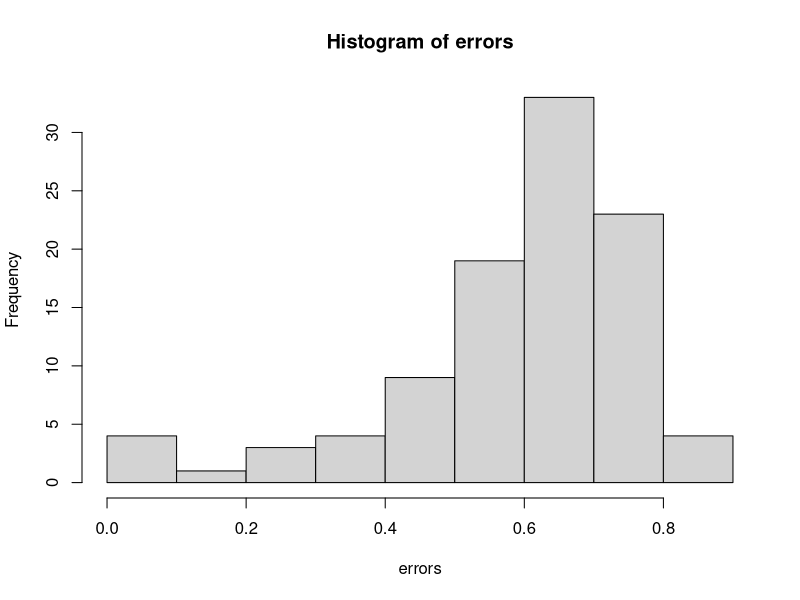

Reproduce this figure in R. (Note: a time limit stopped this script after it produced the figure.)
#Libraries ----
library(dplyr)
library(ggplot2)
library(tidyr)
library(data.table)

#Options ----
options(scipen = 99)
population_sizes <- 10^(1:10)
groups <- 1:5
max_error <- c(10^(c(-5:-1)), 0.05)
subsample_size <- c(0.000001, 0.00001, 0.0001, 0.001, 0.01, 0.1, 1)
count <- c(10, 100, 10^3, 10^4, 10^5, 10^6) #Probably decrease the size here. 

#template df ----
data <- tibble(
    class_num = numeric(),
    subsample_size = numeric(),
    sample_count = numeric(),
    error = numeric()
)

#functions ----

finite_corrected_eq <- function(pop_size, uncorrected){
  round(pop_size * uncorrected / (uncorrected + pop_size - 1), 0)
} 

uncorrected_eq <- function(confidence = 0.95, groups = 1, expected_p = 0.5, max_error = 0.05){
  critical_val = qnorm(p=(1-confidence^(1/groups))/2) # The group root is a new thing here. 
  round(critical_val^2*expected_p*(1-expected_p)/max_error^2, 0)
}

boot_mean_error_class_num <- function(sample_subsample_size, sample_count, classes){
    #Disallow sample count to if(sample_count < sample_classes)
    #Disallow sample round(sample_subsample_size*sample_count, 0) < 1)
    #prob = c(0.5, 0.2, rep(0.3/8, 8)) if I add this to the first sample argument, we get a less conservative estimate, the errors go down. I think it is because you are less likely to mess up a skewed distribution than a uniform one. 
    
    b = 100 #Changing b doesn't do much, probably more accurate with larger number but this will save time while in dev mode.
    error <- numeric(length = b)
    
    for(n in 1:b){
        sample_classes <- classes    #Sample classes must be greater than 1 but less than 20
        particle_categories <- 1:sample_classes
        
        #Add gausian distribution to classes
        #values <- rnorm(n = length(particle_categories), mean = 10, sd = 1)
        #Or can swap for a poison distribution
        values <- rpois(n = length(particle_categories), lambda = 1) + 1
        weights <- values/sum(values)
        
        #Simulation
        particles <- sample(particle_categories, size = sample_count, prob = weights, replace = T) #could add weights to this so that 1 or two of them always have a big sway. But we dont know that for sure yet.
        
        subsetparticles <- sample(particles, size = sample_subsample_size)
        
        #Difference Metric
        error[n] <- as.data.frame(table(particles)/length(particles)) %>%
            dplyr::rename(subsetparticles = particles) %>%
            left_join(as.data.frame(table(subsetparticles)/length(subsetparticles)) %>%
                          dplyr::rename(Freq2 = Freq)) %>%
          dplyr::mutate(difference = Freq - Freq2) %>%
          dplyr::mutate(difference = ifelse(is.na(difference), Freq, difference)) %>% #This sets any classes which weren't accounted for from the original group to be completely unaccounted for. 
            pull(difference) %>%
            abs() %>%
            quantile(., c(0.95)) #this is the MAE or mean absolute error. Could also do mean here, might be a useful metric. Or RMSE or some other more commonly used metric.
        
    }
    
    error
}

boot_mean_error <- function(sample_subsample_size, sample_count){
    #Disallow sample count to if(sample_count < sample_classes)
    #Disallow sample round(sample_subsample_size*sample_count, 0) < 1)
    #prob = c(0.5, 0.2, rep(0.3/8, 8)) if I add this to the first sample argument, we get a less conservative estimate, the errors go down. I think it is because you are less likely to mess up a skewed distribution than a uniform one. 
    
    b = 100 #Changing b doesn't do much, probably more accurate with larger number but this will save time while in dev mode.
    error <- numeric(length = b)
    
    for(n in 1:b){
        sample_classes <- sample(2:10, 1)    #Sample classes must be greater than 1 but less than 20
        particle_categories <- 1:sample_classes
        
        #Add gausian distribution to classes
        #values <- rnorm(n = length(particle_categories), mean = 10, sd = 1)
        #Or can swap for a poison distribution
        values <- rpois(n = length(particle_categories), lambda = 1) + 1
        weights <- values/sum(values)
        
        #Simulation
        particles <- sample(particle_categories, size = sample_count, prob = weights, replace = T) #could add weights to this so that 1 or two of them always have a big sway. But we dont know that for sure yet.
        
        subsetparticles <- sample(particles, size = sample_subsample_size)
        
        #Difference Metric
        error[n] <- as.data.frame(table(particles)/length(particles)) %>%
                    dplyr::rename(subsetparticles = particles) %>%
                    left_join(as.data.frame(table(subsetparticles)/length(subsetparticles)) %>%
                                  dplyr::rename(Freq2 = Freq)) %>%
                    dplyr::mutate(difference = Freq - Freq2) %>%
                    dplyr::mutate(difference = ifelse(is.na(difference), Freq, difference)) %>% #This sets any classes which weren't accounted for from the original group to be completely unaccounted for. 
                    pull(difference) %>%
                    abs() %>%
                    quantile(., c(0.95)) #this is the MAE or mean absolute error. Could also do mean here, might be a useful metric. Or RMSE or some other more commonly used metric.
                
    }
    
    error
}

#boot_mean_error_vector <- Vectorize(boot_mean_error)


#test single scenario----
errors <- boot_mean_error(sample_count = 10, sample_subsample_size = 1) #Just say we will set this to 20, that is really what can be reliably characterized, can do a quick lit search to figure out how people are reporting it.    

hist(errors)
quantile(errors, c(0.025, 0.5, 0.975))
mean(errors)

#Simulate all scenarios----
test_df <- expand.grid(subsample_size, count) %>%
    filter(Var1 * Var2 >= 1) %>% 
    mutate(num_particles = Var1*Var2) %>%
        rename(sample_count = Var2 , subsample_proportion = Var1) %>%
    as_tibble()

#Just polymer types
for(n in 1:nrow(test_df)){
    set.seed(37)
    test_df[n, "median_error"] <- quantile(
        boot_mean_error(sample_count = unlist(test_df[n,"sample_count"]), 
                        sample_subsample_size = unlist(test_df[n,"num_particles"])),
        c(0.95)
    )
}

#Polymers, colors, morphologies, and sizes
for(n in 1:nrow(test_df)){
    set.seed(38)
    print(n)
    test_df[n, "median_error_multiple"] <- quantile(
        c(
        quantile(
        boot_mean_error(sample_count = unlist(test_df[n,"sample_count"]), 
                        sample_subsample_size = unlist(test_df[n,"num_particles"])),
        c(0.95)
    ), 
    quantile(
        boot_mean_error(sample_count = unlist(test_df[n,"sample_count"]), 
                        sample_subsample_size = unlist(test_df[n,"num_particles"])),
        c(0.95)
    ), 
    quantile(
        boot_mean_error(sample_count = unlist(test_df[n,"sample_count"]), 
                        sample_subsample_size = unlist(test_df[n,"num_particles"])),
        c(0.95)
        ),
    quantile(
        boot_mean_error(sample_count = unlist(test_df[n,"sample_count"]), 
                        sample_subsample_size = unlist(test_df[n,"num_particles"])),
        c(0.95)
    )
    ),
    c(0.95)
    )
}

# Equations ----

test_ungrouped <- expand.grid(population_sizes = population_sizes, max_error = max_error) %>%
  mutate(sample_size = finite_corrected_eq(pop_size = population_sizes, uncorrected = uncorrected_eq(max_error = max_error)))

test_grouped <- expand.grid(population_sizes = population_sizes, max_error = max_error) %>%
  mutate(sample_size = finite_corrected_eq(pop_size = population_sizes, uncorrected = uncorrected_eq(max_error = max_error, groups = 4)))


#Plots ----
ggplot() +
  geom_point(data = test_ungrouped %>% arrange(desc(max_error)), aes(x = population_sizes, y = sample_size, color = factor(max_error, levels = c(10^(c(-5:-1)), 0.05))), size = 10) +
  geom_point(data = test_grouped %>% arrange(desc(max_error)), aes(x = population_sizes, y = sample_size, color = factor(max_error, levels = c(10^(c(-5:-1)), 0.05))), size = 10, shape = 2) +
  scale_x_log10(breaks = unique(population_sizes)) +
  scale_y_log10(breaks = unique(population_sizes)) + 
  scale_color_viridis_d() +
  theme_dark(base_size = 10) +
  labs(color = "Error", x = "Sample Size", y = "Subsample Size") +
  coord_equal()

test_nopop_nogroup <- expand.grid(population_sizes = population_sizes, max_error = max_error) %>%
  mutate(sample_size = uncorrected_eq(max_error = max_error))

test_nopop <- expand.grid(population_sizes = population_sizes, max_error = max_error) %>%
  mutate(sample_size = uncorrected_eq(max_error = max_error, groups = 4))

ggplot() +
  geom_line(data = test_nopop %>% arrange(desc(max_error)), aes(x = max_error, y = sample_size), size = 2) +
  geom_line(data = test_nopop_nogroup %>% arrange(desc(max_error)), aes(x = max_error, y = sample_size), size = 2, color = "yellow") +
  scale_x_log10(breaks = unique(max_error)) +
  scale_y_log10(breaks = unique(population_sizes)) + 
  theme_dark(base_size = 20) +
  labs(x = "Error", y = "Sample Size") +
  coord_equal()


simulation_validation <- test_df %>%
  mutate(mathematic_sub_count = finite_corrected_eq(pop_size = sample_count, uncorrected = uncorrected_eq(max_error = median_error))) %>%
  mutate(mathematic_sub_count_grouped = finite_corrected_eq(pop_size = sample_count, uncorrected = uncorrected_eq(max_error = median_error_multiple, groups = 4)))

ggplot(simulation_validation) +
  geom_point(aes(x = num_particles, y = mathematic_sub_count), size = 4, alpha = 0.5) + 
  geom_point(aes(x = num_particles, y = mathematic_sub_count_grouped), size = 4, alpha = 0.5, color = "red") + 
  scale_x_log10(limits = c(10,150000)) + 
  scale_y_log10(limits = c(10,150000)) +
  geom_abline(slope=1, intercept = 0) +
  theme_dark(base_size = 20) +
  coord_equal() +
  labs(x = "Simulated Sample Counts", y = "Calculated Sample Counts")

#final recommendations for sample size and subsample size. ----
uncorrected_eq()
uncorrected_eq(max_error = 0.1)

#final recommendation for all group analysis at once.
uncorrected_eq(groups = 4)

#Number of papers to review 
finite_corrected_eq(pop_size = 1000, uncorrected = uncorrected_eq())

0.95^(1/3)

#Checking correspondence with simulations. 
finite_corrected_eq(pop_size = 100, uncorrected = uncorrected_eq(max_error = 0.3))
finite_corrected_eq(pop_size = 1000, uncorrected = uncorrected_eq(max_error = 0.1))
finite_corrected_eq(pop_size = 10000, uncorrected = uncorrected_eq(max_error = 0.03))
finite_corrected_eq(pop_size = 100000, uncorrected = uncorrected_eq(max_error = 0.01))
finite_corrected_eq(pop_size = 1000000, uncorrected = uncorrected_eq(max_error = 0.003))

#Checking correspondence with simulations. 
finite_corrected_eq(pop_size = 100, uncorrected = uncorrected_eq(max_error = 0.3, groups = 50))
finite_corrected_eq(pop_size = 1000, uncorrected = uncorrected_eq(max_error = 0.1, groups = 50))
finite_corrected_eq(pop_size = 10000, uncorrected = uncorrected_eq(max_error = 0.03, groups = 50))
finite_corrected_eq(pop_size = 100000, uncorrected = uncorrected_eq(max_error = 0.01, groups = 50))
finite_corrected_eq(pop_size = 1000000, uncorrected = uncorrected_eq(max_error = 0.003, groups = 50))
